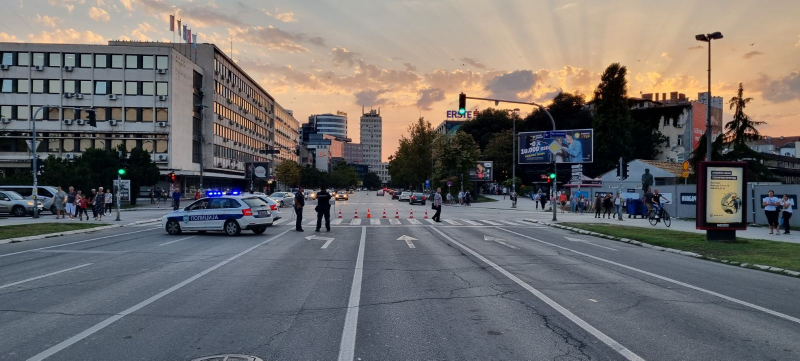
#> input picture course_files_export/vezbe/img/road.jpg, 1600 x 721 px (shown at 1/2 size)
$ python 03_06_canny.py
#> lines starting #> are read from the running program, lines starting #| are printed output that depends on the picture; after the words box and inside, x2 and y2 are one past the last pixel; in counts of white or black regions, pixels touching at a corner belong together
import cv2 as cv
import numpy as np

img = cv.imread('img/road.jpg')
#> img is the input picture: shape (721, 1600, 3); mean B, G, R 106.9, 107.2, 109.7
#img = cv.imread('img/road_shadow.jpg')

cv.imshow('Road', img)

blank = np.zeros(img.shape, dtype='uint8')

gray = cv.cvtColor(img, cv.COLOR_BGR2GRAY)
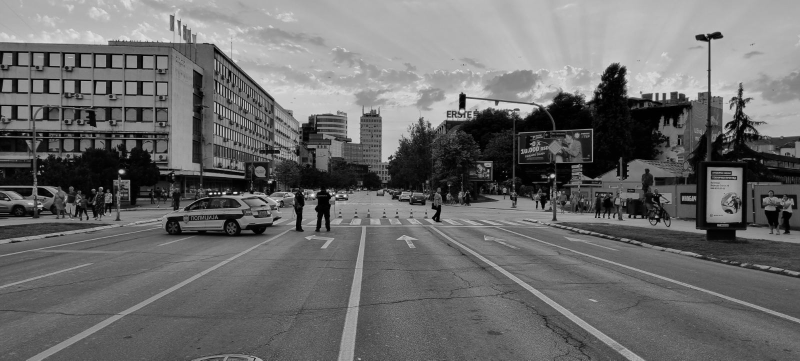
#> gray: shape (721, 1600) (shown at 1/2 size); min 0, max 252, mean 107.9
cv.imshow('Gray', gray)

blur = cv.GaussianBlur(gray, (5,5), cv.BORDER_DEFAULT)

ret, thresh = cv.threshold(blur, 125, 225, cv.THRESH_BINARY)
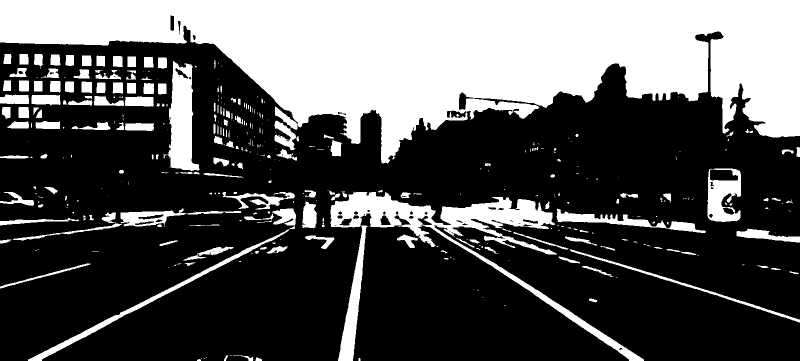
#> thresh: shape (721, 1600) (shown at 1/2 size); values 0 (black) and 225 (white), 33.6% white; 414 white regions (232 under 20 px), largest, box (x1, y1, x2, y2) and area: (0, 0, 1600, 327) 287356, (661, 383, 1288, 721) 26482, (334, 122, 399, 342) 8759
cv.imshow('Thrash', thresh)

canny = cv.Canny(thresh, 25, 175)
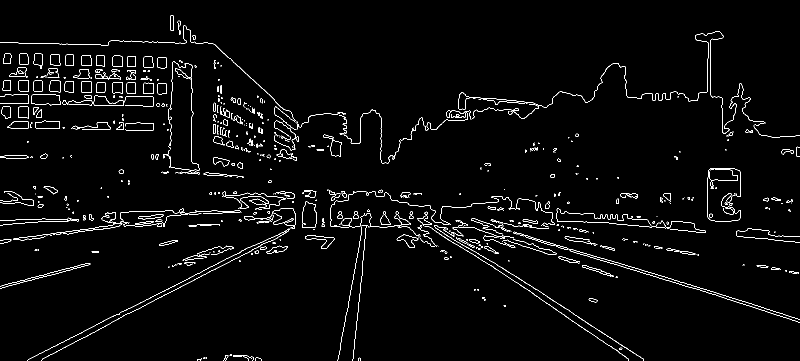
#> canny: shape (721, 1600) (shown at 1/2 size); 2.4% white in thin lines or dots
cv.imshow('Canny Edged', canny)

cv.waitKey(0)
